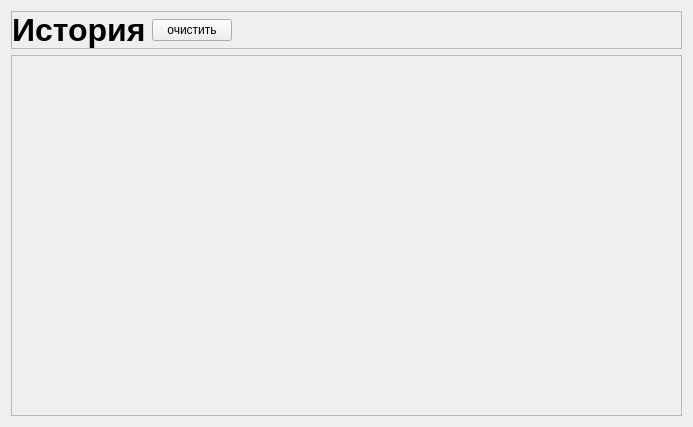
<?xml version="1.0" encoding="UTF-8"?>
<ui version="4.0">
 <class>Form</class>
 <widget class="QWidget" name="Form">
  <property name="geometry">
   <rect>
    <x>0</x>
    <y>0</y>
    <width>693</width>
    <height>427</height>
   </rect>
  </property>
  <property name="windowTitle">
   <string>Form</string>
  </property>
  <layout class="QVBoxLayout" name="verticalLayout_3">
   <item>
    <layout class="QVBoxLayout" name="verticalLayout">
     <item>
      <widget class="QFrame" name="headerFrame">
       <property name="sizePolicy">
        <sizepolicy hsizetype="Preferred" vsizetype="Preferred">
         <horstretch>0</horstretch>
         <verstretch>0</verstretch>
        </sizepolicy>
       </property>
       <property name="frameShape">
        <enum>QFrame::StyledPanel</enum>
       </property>
       <property name="frameShadow">
        <enum>QFrame::Raised</enum>
       </property>
       <layout class="QHBoxLayout" name="horizontalLayout_2">
        <property name="leftMargin">
         <number>0</number>
        </property>
        <property name="topMargin">
         <number>0</number>
        </property>
        <property name="rightMargin">
         <number>0</number>
        </property>
        <property name="bottomMargin">
         <number>0</number>
        </property>
        <item>
         <widget class="QLabel" name="pageLabel">
          <property name="sizePolicy">
           <sizepolicy hsizetype="Fixed" vsizetype="Maximum">
            <horstretch>0</horstretch>
            <verstretch>0</verstretch>
           </sizepolicy>
          </property>
          <property name="font">
           <font>
            <pointsize>24</pointsize>
            <bold>true</bold>
           </font>
          </property>
          <property name="text">
           <string>История</string>
          </property>
          <property name="alignment">
           <set>Qt::AlignLeading|Qt::AlignLeft|Qt::AlignVCenter</set>
          </property>
         </widget>
        </item>
        <item>
         <widget class="QPushButton" name="deleteButton">
          <property name="sizePolicy">
           <sizepolicy hsizetype="Fixed" vsizetype="Maximum">
            <horstretch>0</horstretch>
            <verstretch>0</verstretch>
           </sizepolicy>
          </property>
          <property name="text">
           <string>очистить</string>
          </property>
         </widget>
        </item>
        <item>
         <spacer name="horizontalSpacer">
          <property name="orientation">
           <enum>Qt::Horizontal</enum>
          </property>
          <property name="sizeHint" stdset="0">
           <size>
            <width>40</width>
            <height>20</height>
           </size>
          </property>
         </spacer>
        </item>
       </layout>
      </widget>
     </item>
    </layout>
   </item>
   <item>
    <widget class="QScrollArea" name="historyScrollArea">
     <property name="widgetResizable">
      <bool>true</bool>
     </property>
     <widget class="QWidget" name="scrollAreaWidgetContents">
      <property name="geometry">
       <rect>
        <x>0</x>
        <y>0</y>
        <width>673</width>
        <height>354</height>
       </rect>
      </property>
      <layout class="QVBoxLayout" name="verticalLayout_2">
       <property name="leftMargin">
        <number>0</number>
       </property>
       <property name="topMargin">
        <number>0</number>
       </property>
       <property name="rightMargin">
        <number>0</number>
       </property>
       <property name="bottomMargin">
        <number>0</number>
       </property>
       <item>
        <layout class="QVBoxLayout" name="historyWidgetsLayout"/>
       </item>
      </layout>
     </widget>
    </widget>
   </item>
  </layout>
 </widget>
 <resources/>
 <connections/>
</ui>
